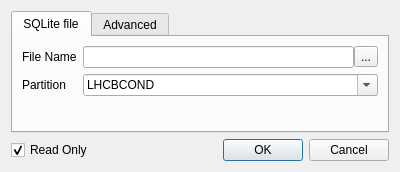
<?xml version="1.0" encoding="UTF-8"?>
<ui version="4.0">
 <author>Marco Clemencic</author>
 <class>OpenDatabaseDialog</class>
 <widget class="QDialog" name="OpenDatabaseDialog">
  <property name="geometry">
   <rect>
    <x>0</x>
    <y>0</y>
    <width>400</width>
    <height>172</height>
   </rect>
  </property>
  <property name="windowTitle">
   <string>Open Database</string>
  </property>
  <layout class="QVBoxLayout" name="verticalLayout">
   <item>
    <widget class="QTabWidget" name="tabWidget">
     <property name="currentIndex">
      <number>0</number>
     </property>
     <widget class="QWidget" name="sqliteTab">
      <attribute name="title">
       <string>SQLite file</string>
      </attribute>
      <layout class="QFormLayout" name="formLayout">
       <item row="0" column="0">
        <widget class="QLabel" name="filenameLabel">
         <property name="text">
          <string>File Name</string>
         </property>
        </widget>
       </item>
       <item row="0" column="1">
        <widget class="QWidget" name="filenameWidget" native="true">
         <layout class="QHBoxLayout" name="horizontalLayout">
          <property name="spacing">
           <number>0</number>
          </property>
          <property name="leftMargin">
           <number>0</number>
          </property>
          <property name="topMargin">
           <number>0</number>
          </property>
          <property name="rightMargin">
           <number>0</number>
          </property>
          <property name="bottomMargin">
           <number>0</number>
          </property>
          <item>
           <widget class="QLineEdit" name="filenameEdit">
            <property name="toolTip">
             <string>Path to the SQLite file</string>
            </property>
           </widget>
          </item>
          <item>
           <widget class="QToolButton" name="fileDialogButton">
            <property name="toolTip">
             <string>Open a dialog box to select a file</string>
            </property>
            <property name="text">
             <string>...</string>
            </property>
           </widget>
          </item>
         </layout>
        </widget>
       </item>
       <item row="1" column="0">
        <widget class="QLabel" name="partitionLabel">
         <property name="text">
          <string>Partition</string>
         </property>
        </widget>
       </item>
       <item row="1" column="1">
        <widget class="QComboBox" name="partitionComboBox">
         <property name="sizePolicy">
          <sizepolicy hsizetype="Expanding" vsizetype="Fixed">
           <horstretch>0</horstretch>
           <verstretch>0</verstretch>
          </sizepolicy>
         </property>
         <property name="toolTip">
          <string>Partition name: only uppercase letters or numbers</string>
         </property>
         <property name="editable">
          <bool>true</bool>
         </property>
         <property name="currentIndex">
          <number>1</number>
         </property>
         <property name="insertPolicy">
          <enum>QComboBox::NoInsert</enum>
         </property>
         <item>
          <property name="text">
           <string>DDDB</string>
          </property>
         </item>
         <item>
          <property name="text">
           <string>LHCBCOND</string>
          </property>
         </item>
         <item>
          <property name="text">
           <string>SIMCOND</string>
          </property>
         </item>
         <item>
          <property name="text">
           <string>ONLINE</string>
          </property>
         </item>
         <item>
          <property name="text">
           <string>CALIBOFF</string>
          </property>
         </item>
        </widget>
       </item>
      </layout>
     </widget>
     <widget class="QWidget" name="advancedTab">
      <attribute name="title">
       <string>Advanced</string>
      </attribute>
      <layout class="QVBoxLayout" name="verticalLayout_2">
       <item>
        <widget class="QLabel" name="connStringLabel">
         <property name="text">
          <string>Connection string</string>
         </property>
        </widget>
       </item>
       <item>
        <widget class="QLineEdit" name="connStringEdit">
         <property name="toolTip">
          <string>&lt;!DOCTYPE HTML PUBLIC &quot;-//W3C//DTD HTML 4.0//EN&quot; &quot;http://www.w3.org/TR/REC-html40/strict.dtd&quot;&gt;
&lt;html&gt;&lt;head&gt;&lt;meta name=&quot;qrichtext&quot; content=&quot;1&quot; /&gt;&lt;style type=&quot;text/css&quot;&gt;
p, li { white-space: pre-wrap; }
&lt;/style&gt;&lt;/head&gt;&lt;body style=&quot; font-family:'Sans Serif'; font-size:9pt; font-weight:400; font-style:normal;&quot;&gt;
&lt;p style=&quot; margin-top:0px; margin-bottom:0px; margin-left:0px; margin-right:0px; -qt-block-indent:0; text-indent:0px;&quot;&gt;COOL connection string.&lt;br /&gt;E.g.:&lt;/p&gt;
&lt;ul style=&quot;-qt-list-indent: 1;&quot;&gt;&lt;li style=&quot; margin-top:12px; margin-bottom:0px; margin-left:0px; margin-right:0px; -qt-block-indent:0; text-indent:0px;&quot;&gt;CondDB/LHCBCOND&lt;/li&gt;
&lt;li style=&quot; margin-top:0px; margin-bottom:12px; margin-left:0px; margin-right:0px; -qt-block-indent:0; text-indent:0px;&quot;&gt;sqlite_file:/path/to/file/DDDB.db/DDDB&lt;/li&gt;&lt;/ul&gt;&lt;/body&gt;&lt;/html&gt;</string>
         </property>
        </widget>
       </item>
      </layout>
     </widget>
    </widget>
   </item>
   <item>
    <widget class="QWidget" name="widget" native="true">
     <layout class="QHBoxLayout" name="horizontalLayout_2">
      <property name="leftMargin">
       <number>0</number>
      </property>
      <property name="topMargin">
       <number>0</number>
      </property>
      <property name="rightMargin">
       <number>0</number>
      </property>
      <property name="bottomMargin">
       <number>0</number>
      </property>
      <item>
       <widget class="QCheckBox" name="readOnlyCheckBox">
        <property name="toolTip">
         <string>Uncheck if the database have to be opend in read/write mode</string>
        </property>
        <property name="text">
         <string>Read Only</string>
        </property>
        <property name="checked">
         <bool>true</bool>
        </property>
       </widget>
      </item>
      <item>
       <widget class="QDialogButtonBox" name="buttonBox">
        <property name="orientation">
         <enum>Qt::Horizontal</enum>
        </property>
        <property name="standardButtons">
         <set>QDialogButtonBox::Cancel|QDialogButtonBox::Ok</set>
        </property>
       </widget>
      </item>
     </layout>
    </widget>
   </item>
  </layout>
 </widget>
 <resources/>
 <connections>
  <connection>
   <sender>buttonBox</sender>
   <signal>accepted()</signal>
   <receiver>OpenDatabaseDialog</receiver>
   <slot>accept()</slot>
   <hints>
    <hint type="sourcelabel">
     <x>248</x>
     <y>254</y>
    </hint>
    <hint type="destinationlabel">
     <x>157</x>
     <y>274</y>
    </hint>
   </hints>
  </connection>
  <connection>
   <sender>buttonBox</sender>
   <signal>rejected()</signal>
   <receiver>OpenDatabaseDialog</receiver>
   <slot>reject()</slot>
   <hints>
    <hint type="sourcelabel">
     <x>316</x>
     <y>260</y>
    </hint>
    <hint type="destinationlabel">
     <x>286</x>
     <y>274</y>
    </hint>
   </hints>
  </connection>
  <connection>
   <sender>fileDialogButton</sender>
   <signal>clicked()</signal>
   <receiver>OpenDatabaseDialog</receiver>
   <slot>openFileDialog()</slot>
   <hints>
    <hint type="sourcelabel">
     <x>364</x>
     <y>55</y>
    </hint>
    <hint type="destinationlabel">
     <x>199</x>
     <y>78</y>
    </hint>
   </hints>
  </connection>
  <connection>
   <sender>filenameEdit</sender>
   <signal>textChanged(QString)</signal>
   <receiver>OpenDatabaseDialog</receiver>
   <slot>checkValid()</slot>
   <hints>
    <hint type="sourcelabel">
     <x>216</x>
     <y>55</y>
    </hint>
    <hint type="destinationlabel">
     <x>199</x>
     <y>78</y>
    </hint>
   </hints>
  </connection>
  <connection>
   <sender>partitionComboBox</sender>
   <signal>editTextChanged(QString)</signal>
   <receiver>OpenDatabaseDialog</receiver>
   <slot>checkValid()</slot>
   <hints>
    <hint type="sourcelabel">
     <x>231</x>
     <y>85</y>
    </hint>
    <hint type="destinationlabel">
     <x>199</x>
     <y>78</y>
    </hint>
   </hints>
  </connection>
  <connection>
   <sender>connStringEdit</sender>
   <signal>textChanged(QString)</signal>
   <receiver>OpenDatabaseDialog</receiver>
   <slot>checkValid()</slot>
   <hints>
    <hint type="sourcelabel">
     <x>199</x>
     <y>87</y>
    </hint>
    <hint type="destinationlabel">
     <x>199</x>
     <y>78</y>
    </hint>
   </hints>
  </connection>
 </connections>
 <slots>
  <slot>openFileDialog()</slot>
  <slot>checkValid()</slot>
 </slots>
</ui>
